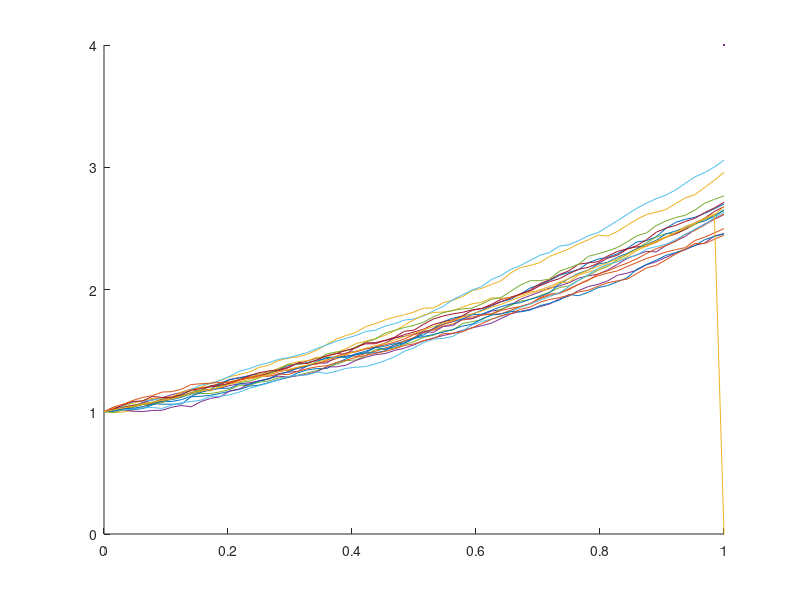

The MATLAB source for this figure:
  clc; % stock price
clear;
Mc=2^4; %monte carlo samples
T = 1;
N = 2^6;
dt = T/N;
SW=0;
Sx = zeros(1,N+1);
X = zeros(1,N);
X(1)=1;
mu = 1;
sigma = 0.1;
for k = 1:Mc
for n = 1:N
    %dW = sqrt(dt)*randn;
    %X(n+1) = X(n) + dt*f(t(n),X(n)) + sigma(t(n),X(n))*sqrt(dt)*randn;
    X(n+1) = X(n) + mu*X(n)*dt + sigma*sqrt(dt)*randn;
    Sx(n) = Sx(n) + X(n);
    
end
%SW = SW + X(N);

t=[0:dt:T];

hold on
plot(t,X);

%plot(t,X);
%S = Sw/Mc;

end

%plot(t,S,LineWidth=4,Color='r');
S = Sx /Mc;
plot(t,S,LineWidth=4);
hold off



